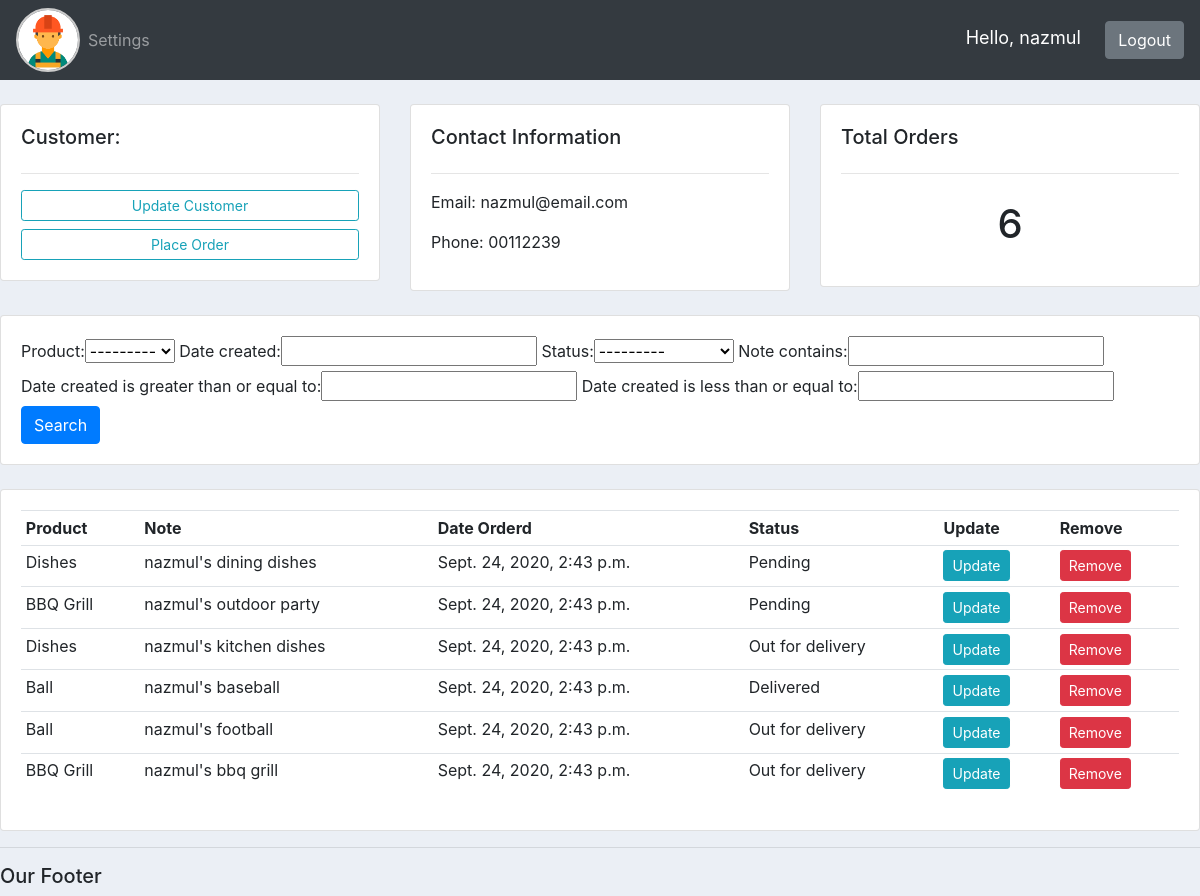
/customer/1/ (signed in), run on the app's committed database.
### accounts/models.py (models this page shows, shortened)
class Customer(models.Model):
    user = models.OneToOneField(User, blank=True, null=True, on_delete=models.CASCADE)
    name = models.CharField(max_length=200, null=True)
    phone = models.CharField(max_length=200, null=True)
    email = models.CharField(max_length=200, null=True)
    profile_pic = models.ImageField(default="user.png", null=True, blank=True)
    date_created = models.DateTimeField(auto_now_add=True)

class Order(models.Model):
    STATUS = (
        ('Pending', 'Pending'),
        ('Out for delivery', 'Out for delivery'),
        ('Delivered', 'Delivered'),
    )
    customer = models.ForeignKey(
        Customer, null=True, on_delete=models.SET_NULL)
    product = models.ForeignKey(Product, null=True, on_delete=models.SET_NULL)
    date_created = models.DateTimeField(auto_now_add=True)
    status = models.CharField(max_length=200, null=True, choices=STATUS)
    note = models.CharField(max_length=200, null=True)

class Product(models.Model):
    CATEGORY = (
        ('Indoor', 'Indoor'),
        ('Out door', 'Out door'),
    )
    name = models.CharField(max_length=200, null=True)
    price = models.FloatField(null=True)
    category = models.CharField(max_length=200, null=True, choices=CATEGORY)
    description = models.CharField(max_length=200, null=True, blank=True)
    date_created = models.DateTimeField(auto_now_add=True)
    tags = models.ManyToManyField(Tag)
    def __str__(self):
        return self.name

### accounts/decorators.py (the view)
		def wrapper_func(request, *args, **kwargs):
			group = None
			if request.user.groups.exists():
				group = request.user.groups.all()[0].name
			if group in allowed_roles:
				return view_func(request, *args, **kwargs)
			else:
				return HttpResponse("You are not authorized to view this page")

### accounts/views.py (called while the page is built)
@login_required(login_url="login")
@allowed_users(allowed_roles=["admin"])
def customer(request, pk):
    customer = Customer.objects.get(id=pk)
    orders = customer.order_set.all()
    order_count = orders.count()
    myFilter = OrderFilter(request.GET, queryset=orders)
    orders = myFilter.qs
    context = {'customer': customer,
               'orders': orders, 'order_count': order_count, 'myFilter': myFilter}
    return render(request, 'accounts/customer.html', context)

### accounts/templates/accounts/customer.html
{% extends 'accounts/main.html' %} {% block content %}
<br />
<div class="row">
    <div class="col-md">
        <div class="card card-body">
            <h5>Customer:</h5>
            <hr />
            <a class="btn btn-outline-info btn-sm btn-block" href=""
                >Update Customer</a
            >
            <a class="btn btn-outline-info btn-sm btn-block" href="{% url 'create_order' customer.id %}"
                >Place Order</a
            >
        </div>
    </div>
    <div class="col-md">
        <div class="card card-body">
            <h5>Contact Information</h5>
            <hr />
            <p>Email: {{customer.email}}</p>
            <p>Phone: {{customer.phone}}</p>
        </div>
    </div>
    <div class="col-md">
        <div class="card card-body">
            <h5>Total Orders</h5>
            <hr />
            <h1 style="text-align: center; padding: 10px">
            {{order_count}}</h1>
        </div>
    </div>
</div>
<br />
<div class="row">
    <div class="col">
        <div class="card card-body">
            <form method="get">
                {{ myFilter.form }}
                <button class="btn btn-primary" type="submit">Search</button>
            </form>
        </div>
    </div>
</div>
<br />
<div class="row">
    <div class="col-md">
        <div class="card card-body">
            <table class="table table-sm">
                <tr>
                    <th>Product</th>
                    <th>Note</th>
                    <th>Date Orderd</th>
                    <th>Status</th>
                    <th>Update</th>
                    <th>Remove</th>
                </tr>
                {% for order in orders %}
                <tr>
                    <td>{{order.product}}</td>
                    <td>{{order.note}}</td>
                    <td>{{order.date_created}}</td>
                    <td>{{order.status}}</td>
                    <td><a href="{% url 'update_order' order.id %}" class="btn btn-sm btn-info">Update</a></td>
                    <td><a href="{% url 'delete_order' order.id %}" class="btn btn-sm btn-danger">Remove</a></td>
                </tr>
                {% endfor %}
            </table>
        </div>
    </div>
</div>
{% endblock %}

### accounts/templates/accounts/navbar.html (shortened to what this page needs)
{% load static %}
<nav class="navbar navbar-expand-lg navbar-dark bg-dark">
    <img src="{% static 'images/logo.png' %}" alt="Logo" id="logo" />
    <div class="collapse navbar-collapse" id="navbarNav">
        <ul class="navbar-nav">
            {% if request.user.is_stuff %}
                <li class="nav-item active">
                    <a class="nav-link" href="{% url 'home' %}">Dashboard</a>
                </li>
                <li class="nav-item">
                    <a class="nav-link" href="{% url 'products' %}">Products</a>
                </li>
                <li class="nav-item">
                    <a class="nav-link" href="http://127.0.0.1:8000/admin">Admin</a>
                </li>
            {% else %}
                <li class="nav-item">
                    <a class="nav-link" href="{% url 'account' %}">Settings</a>
                </li>
            {% endif %}
        </ul>
        <div class="ml-auto">
            <span class="hello-msg">Hello, {{ request.user }}</span>
            <span>
                <a class="btn btn-md btn-secondary" href="{% url 'logout' %}">Logout</a>
            </span>
        </div>
    </div>
</nav>

### static/css/main.css (style rules this page uses)
body { background-color: #ebeff5; }
#logo { height: auto; width: 4rem; border-radius: 50%; border-width: 2px; border-color: #ccc; border-style: solid; }

### accounts/templates/accounts/navbar.html (style rules this page uses)
.hello-msg { font-size: 18px; color: #fff; margin-right: 20px; }

### data on the page
Customer: email "nazmul@email.com", phone "00112239"
Order: product "Dishes", note "nazmul's dining dishes", date_created "Sept. 24, 2020, 2:43 p.m.", status "Pending"
Order: product "BBQ Grill", note "nazmul's outdoor party", date_created "Sept. 24, 2020, 2:43 p.m.", status "Pending"
Order: product "Dishes", note "nazmul's kitchen dishes", date_created "Sept. 24, 2020, 2:43 p.m.", status "Out for delivery"
Order: product "Ball", note "nazmul's baseball", date_created "Sept. 24, 2020, 2:43 p.m.", status "Delivered"
Order: product "Ball", note "nazmul's football", date_created "Sept. 24, 2020, 2:43 p.m.", status "Out for delivery"
Order: product "BBQ Grill", note "nazmul's bbq grill", date_created "Sept. 24, 2020, 2:43 p.m.", status "Out for delivery"

### other printed values
{{ request.user }} "nazmul"
{{ order_count }} "6"
